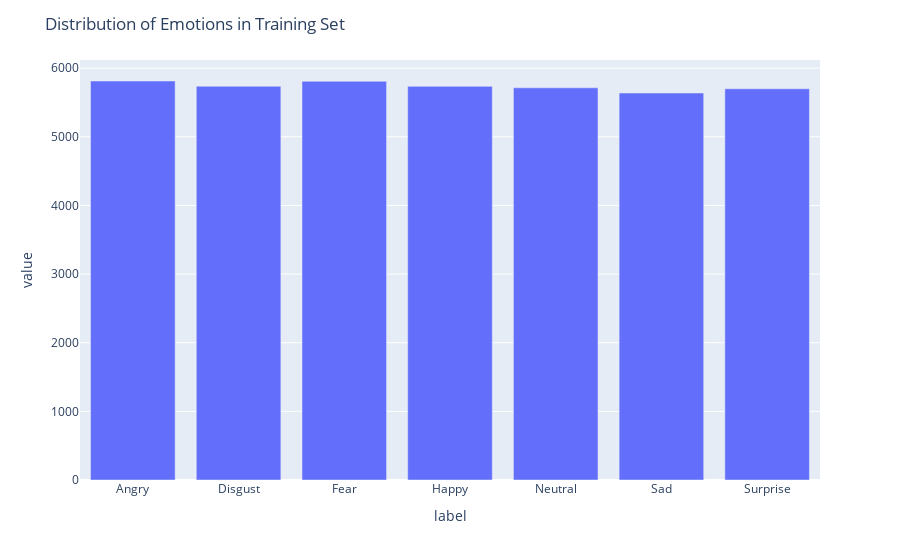

Source (notebook cell):
### Code cell
(
    df_balanced.assign(label=df_balanced.emotion.map(labels))
    .loc[df_balanced.usage == 'Training']
    .groupby('label')
    .agg(count = ('pixels', 'count'))
    .plot(kind='bar', backend='plotly')
    .update_layout(title='Distribution of Emotions in Training Set',showlegend=False)
)

### Figure 1 — Plotly figure (JSON) as saved in the notebook; plotly's stock layout.template omitted (floating-point values rounded to 4 significant figures)
{"data": [{"alignmentgroup": "True", "hovertemplate": "variable=count<br>label=%{x}<br>value=%{y}<extra></extra>", "legendgroup": "count", "marker": {"color": "#636efa", "pattern": {"shape": ""}}, "name": "count", "offsetgroup": "count", "orientation": "v", "showlegend": true, "textposition": "auto", "type": "bar", "x": ["Angry", "Disgust", "Fear", "Happy", "Neutral", "Sad", "Surprise"], "xaxis": "x", "y": [5813, 5736, 5808, 5735, 5714, 5638, 5700], "yaxis": "y"}], "layout": {"barmode": "relative", "legend": {"title": {"text": "variable"}, "tracegroupgap": 0}, "margin": {"t": 60}, "showlegend": false, "title": {"text": "Distribution of Emotions in Training Set"}, "xaxis": {"anchor": "y", "domain": [0, 1], "title": {"text": "label"}}, "yaxis": {"anchor": "x", "domain": [0, 1], "title": {"text": "value"}}}}
